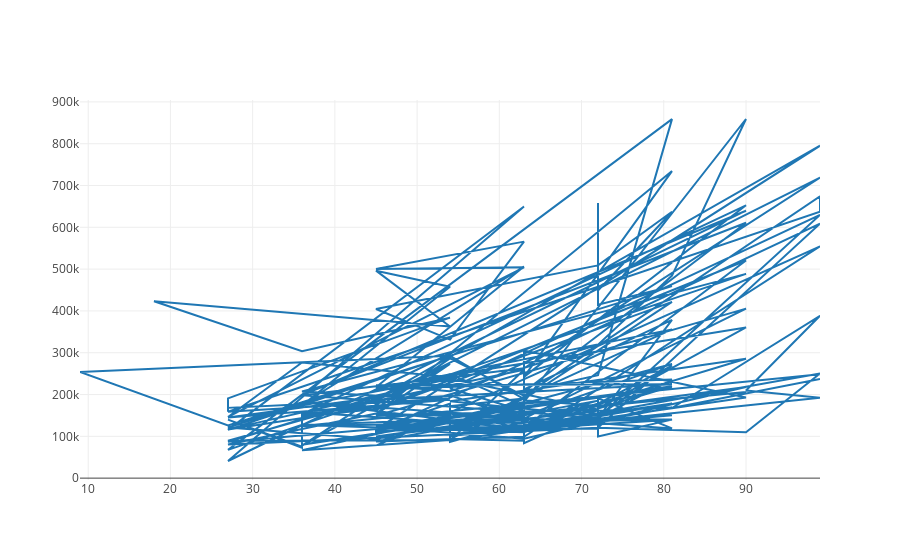

The cell this chart's notebook holds for it:
### Code cell
data = [
    go.Scatter(
        x=realestate3['PublicSchool_level'], # assign x as the dataframe column 'x'
        y=realestate3['Median_Home_Value']
    )
]
# IPython notebook
# py.iplot(data, filename='pandas/basic-line-plot')

#py.plot(data, filename='pandas/basic-line-plot')
#plotly.offline.iplot([trace])
plotly.offline.iplot(data ,show_link=False)

### Figure 1 — Plotly figure (JSON) as saved in the notebook; plotly's stock layout.template omitted (floating-point values rounded to 4 significant figures; data arrays with more than 128 entries replaced by an {"elided": "..."} marker saying what was removed)
{"data": [{"type": "scatter", "x": {"elided": "205 int values"}, "y": {"elided": "205 int values"}}], "layout": {}}
